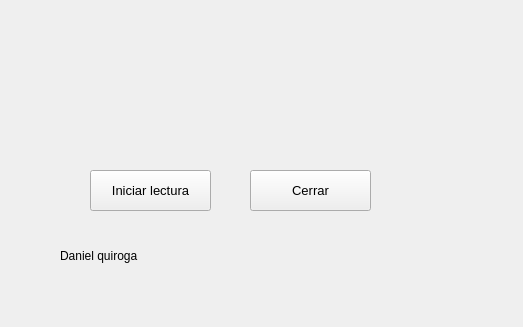
<?xml version="1.0" encoding="UTF-8"?>
<ui version="4.0">
 <class>MainWindow</class>
 <widget class="QMainWindow" name="MainWindow">
  <property name="geometry">
   <rect>
    <x>0</x>
    <y>0</y>
    <width>523</width>
    <height>327</height>
   </rect>
  </property>
  <property name="windowTitle">
   <string>MainWindow</string>
  </property>
  <widget class="QWidget" name="centralwidget">
   <widget class="QLabel" name="label">
    <property name="geometry">
     <rect>
      <x>60</x>
      <y>230</y>
      <width>131</width>
      <height>51</height>
     </rect>
    </property>
    <property name="text">
     <string>Daniel quiroga</string>
    </property>
   </widget>
   <widget class="QLabel" name="label_3">
    <property name="geometry">
     <rect>
      <x>240</x>
      <y>240</y>
      <width>251</width>
      <height>51</height>
     </rect>
    </property>
    <property name="styleSheet">
     <string notr="true">border-image: url(:/cct/logo ECCI.jpg);</string>
    </property>
    <property name="text">
     <string/>
    </property>
   </widget>
   <widget class="QLabel" name="label_4">
    <property name="geometry">
     <rect>
      <x>180</x>
      <y>30</y>
      <width>141</width>
      <height>71</height>
     </rect>
    </property>
    <property name="font">
     <font>
      <pointsize>12</pointsize>
     </font>
    </property>
    <property name="text">
     <string/>
    </property>
    <property name="alignment">
     <set>Qt::AlignCenter</set>
    </property>
   </widget>
   <widget class="QPushButton" name="pushButton">
    <property name="geometry">
     <rect>
      <x>90</x>
      <y>170</y>
      <width>121</width>
      <height>41</height>
     </rect>
    </property>
    <property name="font">
     <font>
      <pointsize>10</pointsize>
     </font>
    </property>
    <property name="text">
     <string>Iniciar lectura</string>
    </property>
   </widget>
   <widget class="QPushButton" name="pushButton_2">
    <property name="geometry">
     <rect>
      <x>250</x>
      <y>170</y>
      <width>121</width>
      <height>41</height>
     </rect>
    </property>
    <property name="font">
     <font>
      <pointsize>10</pointsize>
     </font>
    </property>
    <property name="text">
     <string>Cerrar</string>
    </property>
   </widget>
  </widget>
 </widget>
 <resources>
  <include location="logo.qrc"/>
 </resources>
 <connections/>
</ui>
